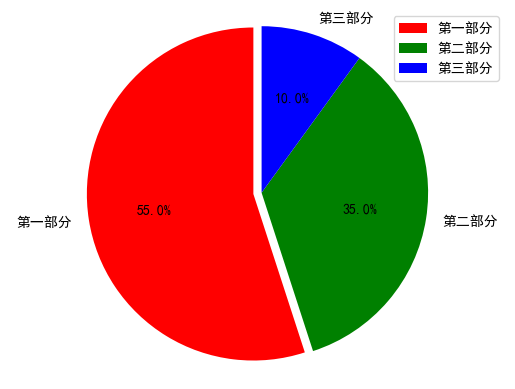

Generate this figure with Python:
import matplotlib.pyplot as plt
import matplotlib

matplotlib.rcParams['font.sans-serif'] = ['SimHei']
matplotlib.rcParams['axes.unicode_minus'] = False

label_list = ["第一部分", "第二部分", "第三部分"]    # 各部分标签
size = [55, 35, 10]    # 各部分大小
color = ["red", "green", "blue"]     # 各部分颜色
explode = [0.05, 0, 0]   # 各部分突出值
"""
绘制饼图
explode：设置各部分突出
label:设置各部分标签
labeldistance:设置标签文本距圆心位置，1.1表示1.1倍半径
autopct：设置圆里面文本
shadow：设置是否有阴影
startangle：起始角度，默认从0开始逆时针转
pctdistance：设置圆内文本距圆心距离
返回值
l_text：圆内部文本，matplotlib.text.Text object
p_text：圆外部文本
"""
patches, l_text, p_text = plt.pie(size, explode=explode, colors=color, labels=label_list, labeldistance=1.1, autopct="%1.1f%%", shadow=False, startangle=90, pctdistance=0.6)
plt.axis("equal")    # 设置横轴和纵轴大小相等，这样饼才是圆的
plt.legend()
plt.savefig("饼图",bbox_inches='tight')
plt.show()
